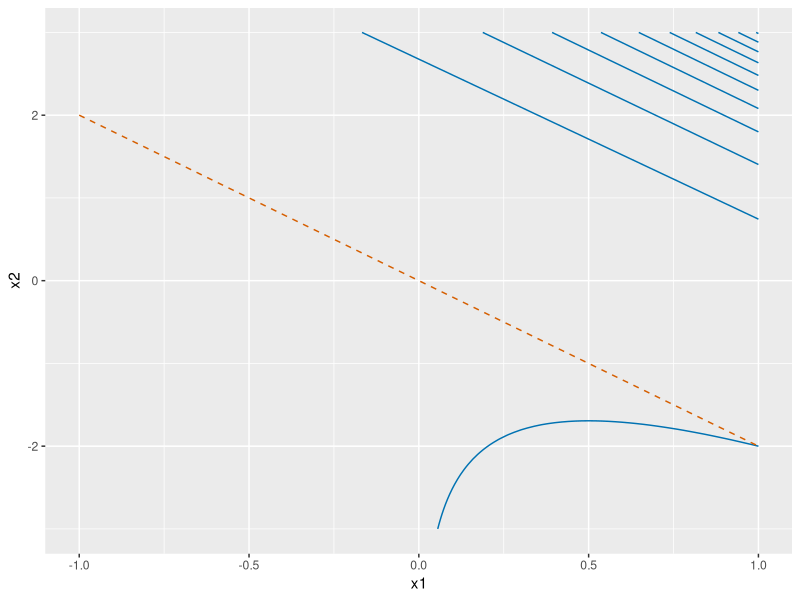

This chart was generated by the following R code:
## ---- chunk 1
#| label: convex-hessian-fig-r
#| fig-alt: >-
#|   Contour plot of f(x) = exp(2 x1 + x2) - x1 for x1 from -1 to 1 and x2
#|   from -3 to 3. The level curves are long parallel curves that run along
#|   the direction (1, -2), crowded together on the upper right and spread
#|   out on the lower left. A dashed vermilion line along that direction
#|   through the origin marks where f is linear.
#| fig-height: 4
#| fig-width: 5
ch_x1_ch <- seq(-1, 1, length.out = 101)
ch_x2_ch <- seq(-3, 3, length.out = 101)
ch_grid_ch <- tidyr::expand_grid(x1 = ch_x1_ch, x2 = ch_x2_ch)
ch_u_ch <- 2 * ch_grid_ch$x1 + ch_grid_ch$x2
ch_grid_ch$z <- exp(ch_u_ch) - ch_grid_ch$x1
ch_line_x1_ch <- c(-1, 1)
ch_line_x2_ch <- c(2, -2)
ch_line_ch <- tibble::tibble(x1 = ch_line_x1_ch, x2 = ch_line_x2_ch)
ch_aes_ch <- ggplot2::aes(x1, x2)
ch_z_aes_ch <- ggplot2::aes(z = z)
ggplot2::ggplot(ch_grid_ch, ch_aes_ch) +
  ggplot2::geom_contour(ch_z_aes_ch, colour = "#0072B2", bins = 12) +
  ggplot2::geom_line(
    data = ch_line_ch, colour = "#D55E00", linetype = "dashed"
  ) +
  ggplot2::labs(x = "x1", y = "x2")
